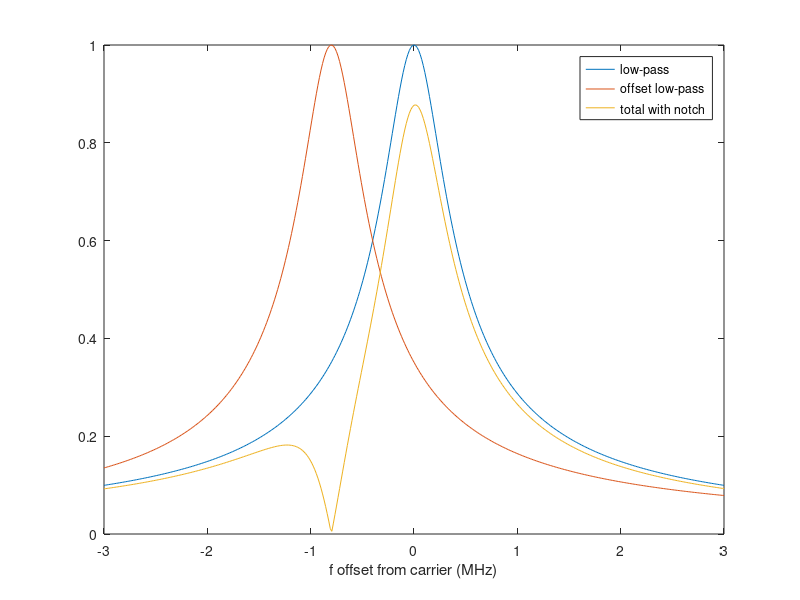
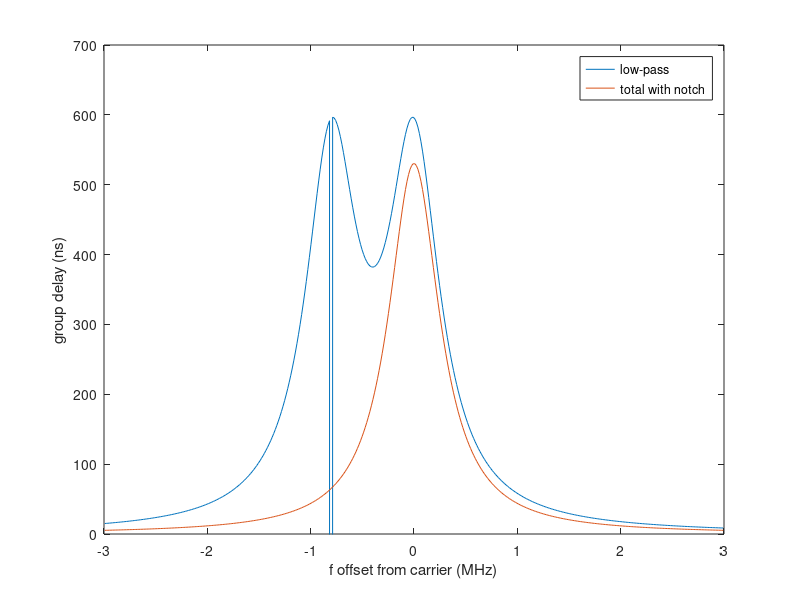
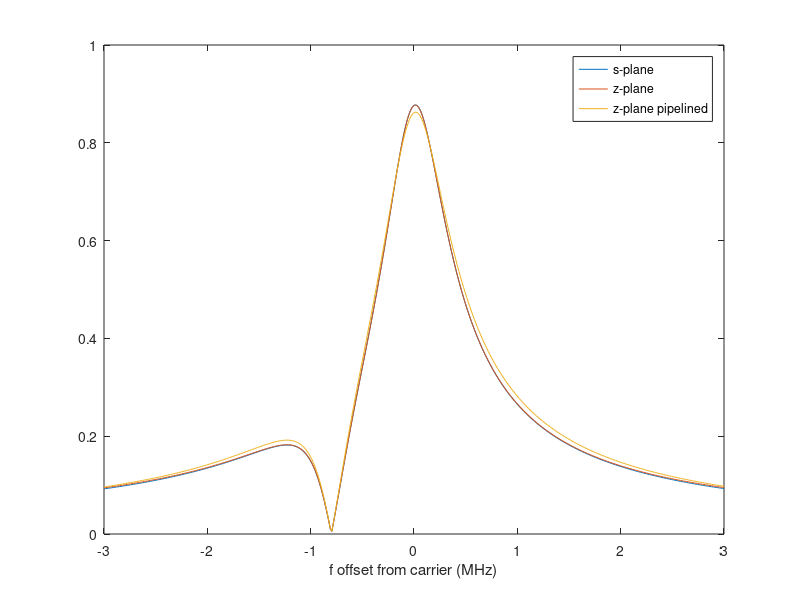

Reproduce these figures in MATLAB, in order.
% How to generate a low-latency notch filter in DSP,
% intended to keep the nearby passband mode of an SRF cavity
% from creating spurious oscillations in high-gain feedback
% or SEL operations modes.

% This simulation set up for the -800 kHz offset of the 8*pi/9
% mode of a TTF cavity.
% Note that every cavity's nearby mode is at a slightly different
% frequency (have to love that sheet metal!), so the FPGA parameters
% need to be tunable at runtime.

% There is a second purpose to the filtering system, and that is
% to limit the broadband noise sent to the high power amplifier.
% A simple 300 kHz bandwidth requirement is assumed here, and the
% two filters' implementations are intertwined.

% This analysis starts in the s (Laplace) domain.  The actual FPGA
% implementation is in the z domain, shown later.

% Larry Doolittle, LBNL, July 2013
% z-domain added February, 2014

df=0.015;
f=[-6:df:6]';  % MHz
f=[-3:df:3]';  % MHz
w=2*pi*f;
s=i*w;

fl=0.3;   % MHz of noise-limiting low-pass filter
fn=0.8;   % MHz offset of nearby mode to be rejected

Al=1./(1+s/(2*pi*fl));  % low-pass filter, cutoff fl

Af=2*pi*fl./(s+2*pi*fl+2*pi*i*fn);  % first order filter, complex-valued pole,
% same bandwidth as the low-pass filter

Al0=1/(1-2*pi*i*fn/(2*pi*fl));  % constant complex number

A=Al-Al0*Af;  % final system gain

% Transfer function should have a notch at -fn
figure(1)
plot(f,abs(Al),f,abs(Af),f,abs(A))
legend('low-pass','offset low-pass','total with notch')
xlabel('f offset from carrier (MHz)')

% Compute group delay of low-pass only
gdl=-diff(unwrap(arg(Al)))/(df*2*pi)*1e3;

% Compute and plot the group delay
% Result is 600 ns at the carrier; that value needs to be
% used in the feedback loop design.  Note that 530 ns comes
% from the centered low-pass filter, and 70 ns from the
% additional term to create the notch.
fx=0.5*(f(2:end)+f(1:end-1));
gd=-diff(unwrap(arg(A)))/(df*2*pi)*1e3;
figure(2)
plot(fx,gd,fx,gdl)
legend('low-pass','total with notch')
ylim([0 700])
ylabel('group delay (ns)')
xlabel('f offset from carrier (MHz)')

% z-domain version
T=4/102.143;  % us (APEX2-compatible)
z=exp(s*T);
zlp=exp(-2*pi*fl*T)
zbp=exp(-2*pi*(fl+i*fn)*T)
figure(3)
Alz=(1-zlp)./(z-zlp);
Afz=(1-zlp)./(z-zbp);
zn=exp(-fn*2*pi*i*T);
Al0z=(zn-zbp)/(zn-zlp)
Az=Alz-Al0z*Afz;
Ah=(1+2*sqrt(z)+z)/4;  % half-band filter option 2
Ah=(1+sqrt(z))/2;  % half-band filter option 1
if 1
  Alz_x=(1-zlp)./(z-1-z.^(-1)*(zlp-1));
  Afz_x=(1-zlp)./(z-1-z.^(-1)*zbp*(zbp-1));
  Al0z_x=(zn-1-zn^(-1)*zbp*(zbp-1))/(zn-1-zn^(-1)*(zlp-1))
  Az_x=Alz_x-Al0z_x*Afz_x;
end
plot(f,abs(A),f,abs(Az),f,abs(Az_x))
xlabel('f offset from carrier (MHz)')
legend('s-plane','z-plane','z-plane pipelined')

figure(1)

% z implementation has some challenges:
%  1/(z-zp) becomes
%  y_new = y_old*zp + x
% and if zp is complex (as in zbp), and both x and y are complex
% (that's a given), there's a complex multiply-add to perform in a
% single cycle.  Well, presumably at least two cycles if real and
% imaginary components are multiplexed as I'm wont to do.  But for
% the feedback data path to work with pipelined multipliers, probably
% need to decimate by at least another factor of two.  Hence the factor
% of 4 in the expression above for T.
